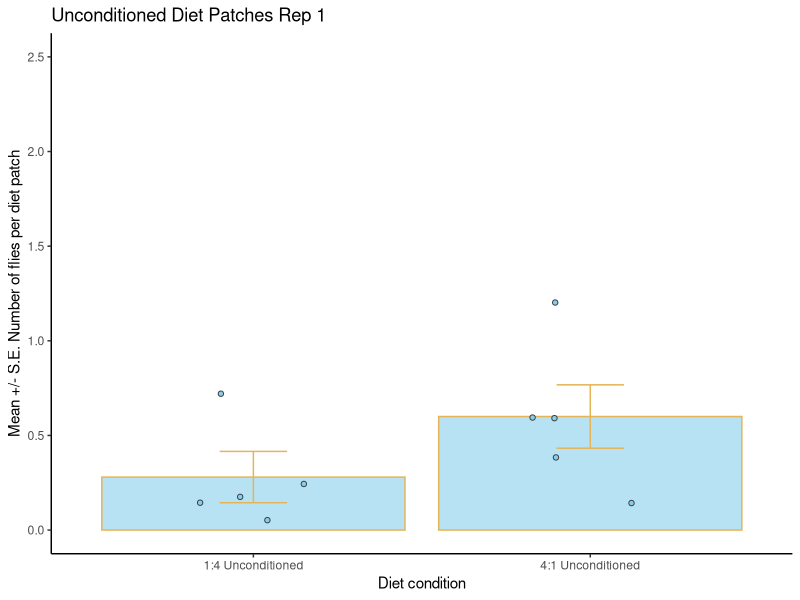

Generate this figure with R: (Note: this script raises an error after producing the figure.)
#### INSTALL PACKAGES 
library(tidyverse)
library(readxl)
library(patchwork)


## Import Data
unconditioned_diets_rep1 <- read_excel("data/not_conditioned.xlsx")

## Making the data long 
unconditioned_diets_rep1_long <- unconditioned_diets_rep1 %>% 
  pivot_longer(cols = ("4:1 Unconditioned":"1:4 Unconditioned"), names_to = "diet", values_to = "fly_numbers")

## Summarising the data; mean, sd, se
unconditioned_diets_rep1_summary <- unconditioned_diets_rep1_long  %>%  
  group_by(diet) %>% 
  summarise(mean = mean(fly_numbers),
            sd = sd(fly_numbers),
            n = n(),
            se = sd/sqrt(n))

## Visualising the data
# creating a boxplot with the data that has been summarised
unconditioned_diets_rep1_plot <- unconditioned_diets_rep1_summary  %>% 
  ggplot(aes(x = diet, y = mean))+
  geom_bar(stat = "identity",
           fill = "skyblue",
           colour = "#E5B457",
           alpha = 0.6)+
  geom_errorbar(aes(ymin = mean-se, ymax = mean+se), 
                colour = "#E5B457",
                width = 0.2)+
  geom_jitter(data = unconditioned_diets_rep1_long ,
              aes(x = diet,
                  y = fly_numbers),
              fill = "skyblue",
              colour = "#3a3c3d",
              width = 0.2,
              shape = 21)+
  ylim(0.0, 2.5)+
  labs(x = "Diet condition",
       y = "Mean +/- S.E. Number of flies per diet patch",
       title = "Unconditioned Diet Patches Rep 1")+
  theme_classic() 

## Combining the two plots 
conditioned_notconditioned_treatments <- conditioned_diets_rep1_plot + unconditioned_diets_rep1_plot
 
 # Saving the plots to a plots file
# not conditioned plot
ggsave("plots/unconditioned_diets_rep1_plot.png", dpi=300)
# a patchwork of male conditioned and not conditioned plot
ggsave("plots/conditioned_notconditioned_treatments", dpi=300)
 
 
